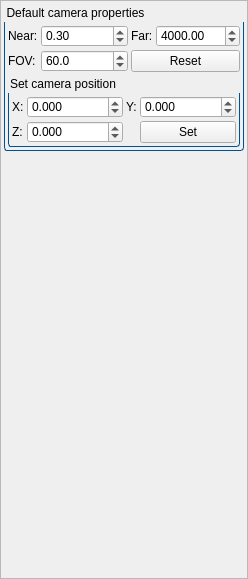
<?xml version="1.0" encoding="UTF-8"?>
<ui version="4.0">
 <class>DefaultCameraProperty</class>
 <widget class="QWidget" name="DefaultCameraProperty">
  <property name="geometry">
   <rect>
    <x>0</x>
    <y>0</y>
    <width>248</width>
    <height>579</height>
   </rect>
  </property>
  <property name="windowTitle">
   <string>Form</string>
  </property>
  <property name="styleSheet">
   <string notr="true">QGroupBox
{
	background-color:transparent;
    border-bottom-left-radius: 3px;
    border-bottom-right-radius: 3px;
    border: 1px solid #005192;
    border-top: none;
    margin-top: 18px;
}
 
QGroupBox::title
{
	subcontrol-origin: margin;	
    background:url(:/assets/subWindowBackground);
    border-top-left-radius: 3px;
    border-top-right-radius: 3px;
    border: 1px solid #005192;
    border-bottom: none;
   background-color: qlineargradient(x1: 0, y1: 0, x2: 0, y2: 1, stop: 0 #005192, stop: 1 #002f60);
    padding: 2 5000 2 2; /* some large value, as QGrouBox actual width is not known */
    color: white; 
}
</string>
  </property>
  <layout class="QGridLayout" name="gridLayout">
   <property name="leftMargin">
    <number>0</number>
   </property>
   <property name="topMargin">
    <number>0</number>
   </property>
   <property name="rightMargin">
    <number>0</number>
   </property>
   <property name="bottomMargin">
    <number>0</number>
   </property>
   <property name="spacing">
    <number>0</number>
   </property>
   <item row="0" column="0">
    <widget class="ScrollArea" name="scrollArea">
     <property name="widgetResizable">
      <bool>true</bool>
     </property>
     <widget class="QWidget" name="scrollAreaWidgetContents">
      <property name="geometry">
       <rect>
        <x>0</x>
        <y>0</y>
        <width>246</width>
        <height>577</height>
       </rect>
      </property>
      <layout class="QGridLayout" name="gridLayout_2">
       <property name="leftMargin">
        <number>3</number>
       </property>
       <property name="topMargin">
        <number>3</number>
       </property>
       <property name="rightMargin">
        <number>3</number>
       </property>
       <property name="bottomMargin">
        <number>3</number>
       </property>
       <property name="spacing">
        <number>3</number>
       </property>
       <item row="2" column="0">
        <spacer name="verticalSpacer">
         <property name="orientation">
          <enum>Qt::Vertical</enum>
         </property>
         <property name="sizeHint" stdset="0">
          <size>
           <width>20</width>
           <height>40</height>
          </size>
         </property>
        </spacer>
       </item>
       <item row="0" column="0">
        <widget class="GroupBox" name="groupBox">
         <property name="title">
          <string>Default camera properties</string>
         </property>
         <layout class="QGridLayout" name="gridLayout_3">
          <property name="leftMargin">
           <number>3</number>
          </property>
          <property name="topMargin">
           <number>3</number>
          </property>
          <property name="rightMargin">
           <number>3</number>
          </property>
          <property name="bottomMargin">
           <number>3</number>
          </property>
          <property name="spacing">
           <number>3</number>
          </property>
          <item row="4" column="2">
           <widget class="QLabel" name="label_2">
            <property name="sizePolicy">
             <sizepolicy hsizetype="Fixed" vsizetype="Fixed">
              <horstretch>0</horstretch>
              <verstretch>0</verstretch>
             </sizepolicy>
            </property>
            <property name="text">
             <string>FOV:</string>
            </property>
           </widget>
          </item>
          <item row="4" column="5" colspan="2">
           <widget class="QPushButton" name="Reset">
            <property name="text">
             <string>Reset</string>
            </property>
            <property name="icon">
             <iconset resource="geditor.qrc">
              <normaloff>:/Resources/MetroStyle/restart.png</normaloff>:/Resources/MetroStyle/restart.png</iconset>
            </property>
           </widget>
          </item>
          <item row="1" column="5">
           <widget class="QLabel" name="label_5">
            <property name="sizePolicy">
             <sizepolicy hsizetype="Fixed" vsizetype="Fixed">
              <horstretch>0</horstretch>
              <verstretch>0</verstretch>
             </sizepolicy>
            </property>
            <property name="text">
             <string>Far:</string>
            </property>
           </widget>
          </item>
          <item row="1" column="6">
           <widget class="DoubleSpinBox" name="Far">
            <property name="minimum">
             <double>0.010000000000000</double>
            </property>
            <property name="maximum">
             <double>100000.000000000000000</double>
            </property>
            <property name="value">
             <double>4000.000000000000000</double>
            </property>
           </widget>
          </item>
          <item row="1" column="2">
           <widget class="QLabel" name="label_3">
            <property name="sizePolicy">
             <sizepolicy hsizetype="Fixed" vsizetype="Fixed">
              <horstretch>0</horstretch>
              <verstretch>0</verstretch>
             </sizepolicy>
            </property>
            <property name="text">
             <string>Near:</string>
            </property>
           </widget>
          </item>
          <item row="5" column="2" colspan="5">
           <widget class="GroupBox" name="groupBox_2">
            <property name="title">
             <string>Set camera position</string>
            </property>
            <layout class="QGridLayout" name="gridLayout_4">
             <property name="leftMargin">
              <number>3</number>
             </property>
             <property name="topMargin">
              <number>3</number>
             </property>
             <property name="rightMargin">
              <number>3</number>
             </property>
             <property name="bottomMargin">
              <number>3</number>
             </property>
             <property name="spacing">
              <number>3</number>
             </property>
             <item row="0" column="0">
              <widget class="QLabel" name="label_4">
               <property name="sizePolicy">
                <sizepolicy hsizetype="Fixed" vsizetype="Fixed">
                 <horstretch>0</horstretch>
                 <verstretch>0</verstretch>
                </sizepolicy>
               </property>
               <property name="text">
                <string>X:</string>
               </property>
              </widget>
             </item>
             <item row="0" column="1">
              <widget class="DoubleSpinBox" name="PosX">
               <property name="decimals">
                <number>3</number>
               </property>
               <property name="minimum">
                <double>-1000000.000000000000000</double>
               </property>
               <property name="maximum">
                <double>1000000.000000000000000</double>
               </property>
               <property name="singleStep">
                <double>0.010000000000000</double>
               </property>
               <property name="value">
                <double>0.000000000000000</double>
               </property>
              </widget>
             </item>
             <item row="0" column="3">
              <widget class="DoubleSpinBox" name="PosY">
               <property name="decimals">
                <number>3</number>
               </property>
               <property name="minimum">
                <double>-1000000.000000000000000</double>
               </property>
               <property name="maximum">
                <double>1000000.000000000000000</double>
               </property>
               <property name="singleStep">
                <double>0.010000000000000</double>
               </property>
               <property name="value">
                <double>0.000000000000000</double>
               </property>
              </widget>
             </item>
             <item row="0" column="2">
              <widget class="QLabel" name="label_6">
               <property name="sizePolicy">
                <sizepolicy hsizetype="Fixed" vsizetype="Fixed">
                 <horstretch>0</horstretch>
                 <verstretch>0</verstretch>
                </sizepolicy>
               </property>
               <property name="text">
                <string>Y:</string>
               </property>
              </widget>
             </item>
             <item row="1" column="0">
              <widget class="QLabel" name="label_7">
               <property name="sizePolicy">
                <sizepolicy hsizetype="Fixed" vsizetype="Fixed">
                 <horstretch>0</horstretch>
                 <verstretch>0</verstretch>
                </sizepolicy>
               </property>
               <property name="text">
                <string>Z:</string>
               </property>
              </widget>
             </item>
             <item row="1" column="1">
              <widget class="DoubleSpinBox" name="PosZ">
               <property name="decimals">
                <number>3</number>
               </property>
               <property name="minimum">
                <double>-1000000.000000000000000</double>
               </property>
               <property name="maximum">
                <double>1000000.000000000000000</double>
               </property>
               <property name="singleStep">
                <double>0.010000000000000</double>
               </property>
               <property name="value">
                <double>0.000000000000000</double>
               </property>
              </widget>
             </item>
             <item row="1" column="3">
              <widget class="QPushButton" name="Set">
               <property name="text">
                <string>Set</string>
               </property>
              </widget>
             </item>
            </layout>
           </widget>
          </item>
          <item row="4" column="3" colspan="2">
           <widget class="DoubleSpinBox" name="FOV">
            <property name="decimals">
             <number>1</number>
            </property>
            <property name="minimum">
             <double>1.000000000000000</double>
            </property>
            <property name="maximum">
             <double>180.000000000000000</double>
            </property>
            <property name="value">
             <double>60.000000000000000</double>
            </property>
           </widget>
          </item>
          <item row="1" column="3" colspan="2">
           <widget class="DoubleSpinBox" name="Near">
            <property name="minimum">
             <double>0.010000000000000</double>
            </property>
            <property name="maximum">
             <double>10000.000000000000000</double>
            </property>
            <property name="singleStep">
             <double>0.010000000000000</double>
            </property>
            <property name="value">
             <double>0.300000000000000</double>
            </property>
           </widget>
          </item>
         </layout>
        </widget>
       </item>
      </layout>
     </widget>
    </widget>
   </item>
  </layout>
 </widget>
 <customwidgets>
  <customwidget>
   <class>DoubleSpinBox</class>
   <extends>QDoubleSpinBox</extends>
   <header>DoubleSpinBox.h</header>
  </customwidget>
  <customwidget>
   <class>ScrollArea</class>
   <extends>QScrollArea</extends>
   <header>ScrollArea.h</header>
   <container>1</container>
  </customwidget>
  <customwidget>
   <class>GroupBox</class>
   <extends>QGroupBox</extends>
   <header>GroupBox.h</header>
   <container>1</container>
  </customwidget>
 </customwidgets>
 <tabstops>
  <tabstop>Near</tabstop>
  <tabstop>Far</tabstop>
  <tabstop>FOV</tabstop>
  <tabstop>Reset</tabstop>
  <tabstop>PosX</tabstop>
  <tabstop>PosY</tabstop>
  <tabstop>PosZ</tabstop>
  <tabstop>Set</tabstop>
  <tabstop>scrollArea</tabstop>
 </tabstops>
 <resources>
  <include location="geditor.qrc"/>
 </resources>
 <connections/>
</ui>
